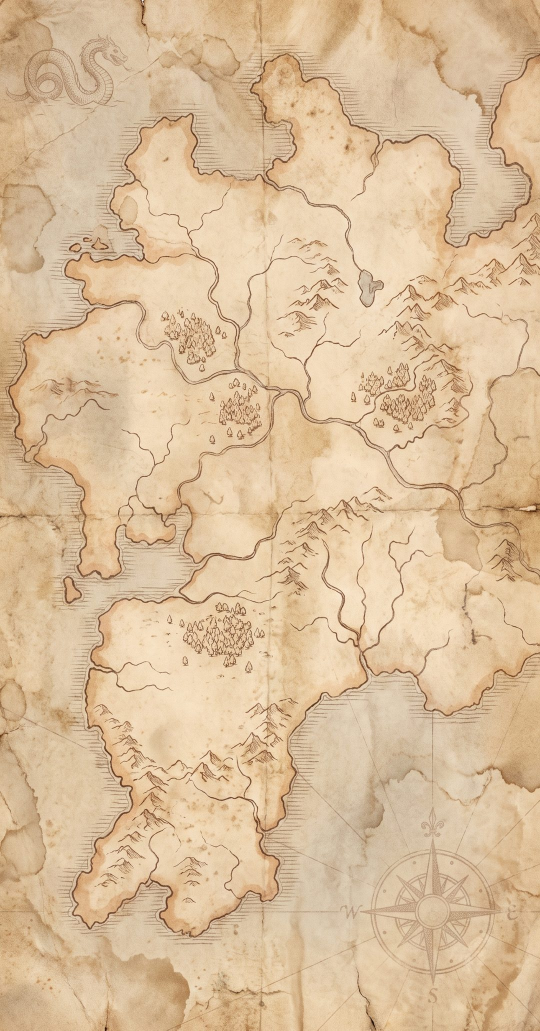
#> input picture assets/campaign-map-bg.jpg, 1080 x 2061 px, given in place of quiz.png, which was not available (shown at 1/2 size)
$ python compose_store_screenshots.py ../assets ../assets/founder.jpg
#> lines starting #> are read from the running program, lines starting #| are printed output that depends on the picture; after the words box and inside, x2 and y2 are one past the last pixel; in counts of white or black regions, pixels touching at a corner belong together; pictures that were not available may be replaced by others from this repository, and a replacement may not be noted
"""Compose Google Play phone screenshots (1080x1920, 24-bit PNG) from raw
1080x2340 device captures: crop system bars, wrap in a phone bezel, add a
caption. Usage: python compose_store.py <shots_dir> <out_dir>"""
import sys
from pathlib import Path

from PIL import Image, ImageDraw, ImageFilter, ImageFont

SHOTS, OUT = Path(sys.argv[1]), Path(sys.argv[2])
OUT.mkdir(parents=True, exist_ok=True)

W, H = 1080, 1920
STATUS_BAR, NAV_BAR = 94, 156  # px to crop from the raw 1080x2340 capture
SCREEN_W = 780
BEZEL = 22
RADIUS = 88

FONT_BOLD = "C:/Windows/Fonts/segoeuib.ttf"
FONT_REG = "C:/Windows/Fonts/segoeui.ttf"

LIGHT = dict(bg=(250, 245, 238), head=(29, 23, 18), sub=(94, 82, 67), accent=(232, 134, 43), bezel=(29, 23, 18))
DARK = dict(bg=(10, 9, 8), head=(247, 242, 234), sub=(183, 172, 157), accent=(232, 134, 43), bezel=(44, 37, 28))

SHOTS_SPEC = [
    ("01-quiz", "quiz", "When did it happen?", "Slide the timeline to place 150\nmoments in history.", LIGHT),
    ("02-reveal", "reveal", "Nail the exact year", "Up to 1,000 points a question —\nthe closer you are, the more you score.", LIGHT),
    ("03-summary", "summary", "Earn three stars", "Minerva the owl cheers you through\nevery stage you clear.", LIGHT),
    ("04-home", "home", "Five ways to play", "Daily, Endless, Survival, Campaign\nand a fresh Topic of the Day.", LIGHT),
    ("05-museum", "museum", "Build your museum", "Guess close to the real year to add\nan artefact to your collection.", LIGHT),
    ("06-campaign", "campaign", "Work through history", "Five worlds, thirty stages,\nthree stars each.", LIGHT),
    ("07-dark", "home_dark", "Easy on the eyes", "A warm copper look in light\nand dark themes.", DARK),
]


def rounded_mask(size, radius):
    m = Image.new("L", size, 0)
    ImageDraw.Draw(m).rounded_rectangle((0, 0, size[0] - 1, size[1] - 1), radius=radius, fill=255)
    return m


def draw_text_centered(draw, y, text, font, fill, line_gap=10):
    for line in text.split("\n"):
        bbox = draw.textbbox((0, 0), line, font=font)
        w, h = bbox[2] - bbox[0], bbox[3] - bbox[1]
        draw.text(((W - w) / 2 - bbox[0], y - bbox[1]), line, font=font, fill=fill)
        y += h + line_gap
    return y


def compose(name, src, heading, sub, theme):
#> called with name = '01-quiz', src = 'quiz', heading = 'When did it happen?'
    raw = Image.open(SHOTS / f"{src}.png").convert("RGB")
#> raw is the input picture: PIL image 1080x2061 RGB; mean R, G, B 218.5, 190.4, 155.4
    screen = raw.crop((0, STATUS_BAR, raw.width, raw.height - NAV_BAR))
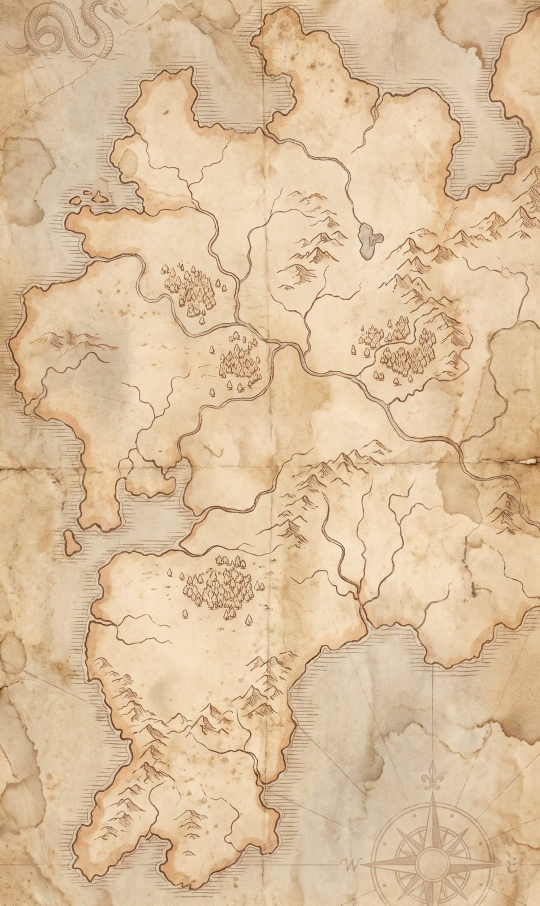
#> screen: PIL image 1080x1811 RGB (shown at 1/2 size); mean R, G, B 219, 191.2, 156.6
    scale = SCREEN_W / screen.width
#> scale = 0.722
    screen = screen.resize((SCREEN_W, round(screen.height * scale)), Image.LANCZOS)
#> screen: PIL image 780x1308 RGB

    canvas = Image.new("RGB", (W, H), theme["bg"])
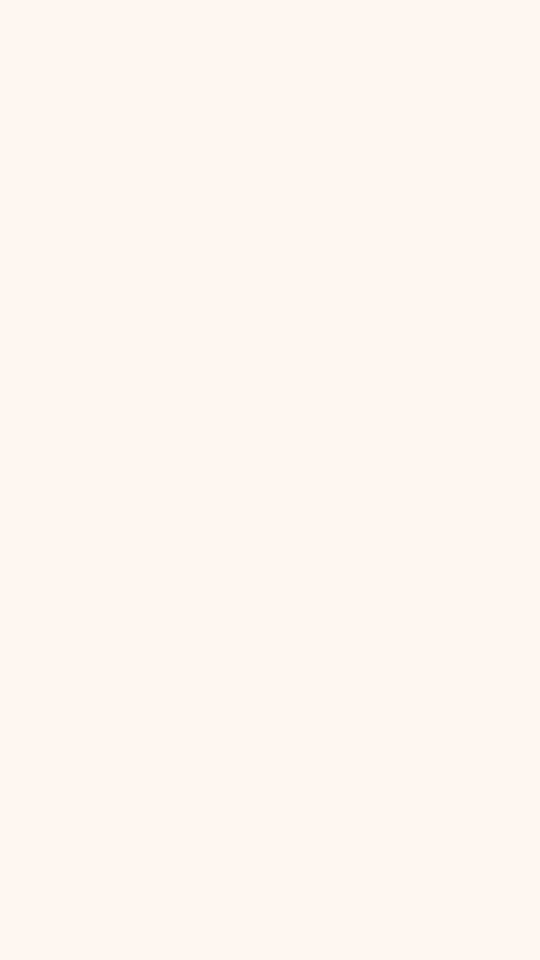
#> canvas: PIL image 1080x1920 RGB (shown at 1/2 size); mean R, G, B 250, 245, 238
    draw = ImageDraw.Draw(canvas)

    # Caption
    head_font = ImageFont.truetype(FONT_BOLD, 68)
    sub_font = ImageFont.truetype(FONT_REG, 36)
    y = draw_text_centered(draw, 96, heading, head_font, theme["head"])
#> y = 172
    y = draw_text_centered(draw, y + 14, sub, sub_font, theme["sub"], line_gap=6)
#> y = 266
    # Accent rule under the caption
    draw.rectangle((W / 2 - 40, y + 26, W / 2 + 40, y + 31), fill=theme["accent"])

    # Phone frame with soft shadow
    frame_w, frame_h = SCREEN_W + BEZEL * 2, screen.height + BEZEL * 2
#> frame_w = 824; frame_h = 1352
    fx, fy = (W - frame_w) // 2, 330
#> fx = 128; fy = 330
    shadow = Image.new("RGBA", (W, H), (0, 0, 0, 0))
#> shadow: PIL image 1080x1920 RGBA; every value is 0
    sd = ImageDraw.Draw(shadow)
    sd.rounded_rectangle((fx, fy + 18, fx + frame_w, fy + frame_h + 18), radius=RADIUS + BEZEL, fill=(0, 0, 0, 90))
    shadow = shadow.filter(ImageFilter.GaussianBlur(28))
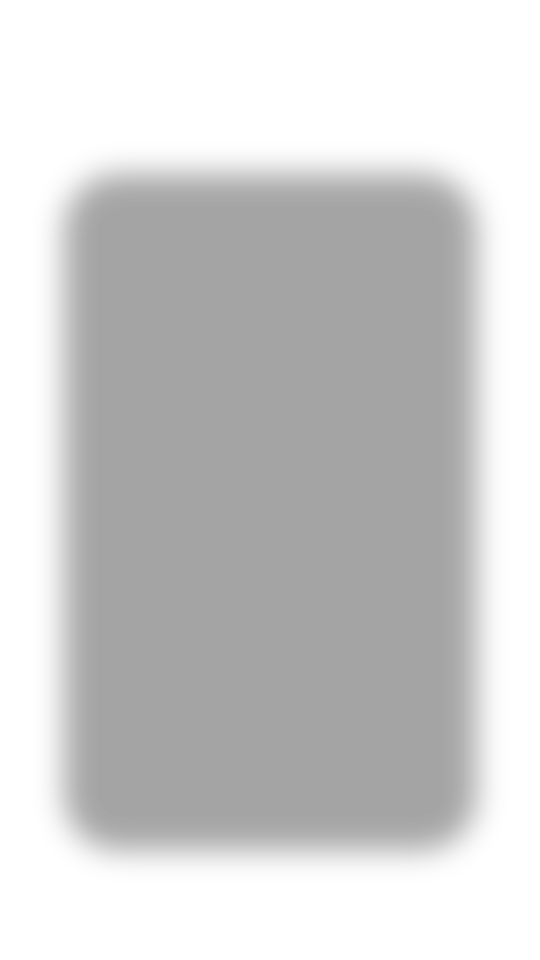
#> shadow: PIL image 1080x1920 RGBA (shown at 1/2 size); mean R, G, B, A 0, 0, 0, 48; transparent parts drawn white
    canvas = Image.alpha_composite(canvas.convert("RGBA"), shadow).convert("RGB")

    frame = Image.new("RGB", (frame_w, frame_h), theme["bezel"])
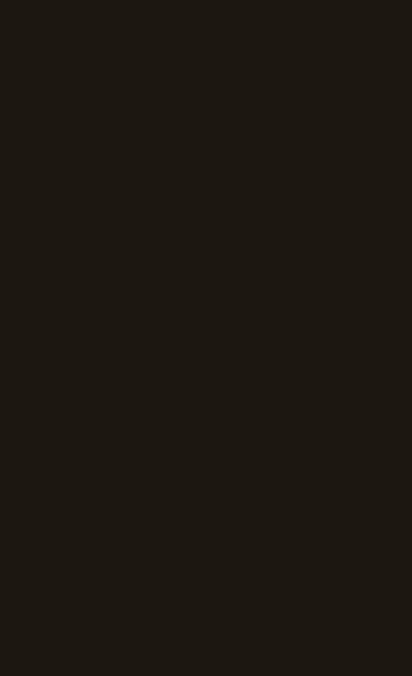
#> frame: PIL image 824x1352 RGB (shown at 1/2 size); mean R, G, B 29, 23, 18
    canvas.paste(frame, (fx, fy), rounded_mask(frame.size, RADIUS + BEZEL))
#> in rounded_mask, `m = Image.new("L", size, 0)`: m: PIL image 824x1352 L; every value is 0
#> in rounded_mask, `ImageDraw.Draw(m).rounded_rectangle((0, 0, size[0] - 1, size[1] - 1), ..`:
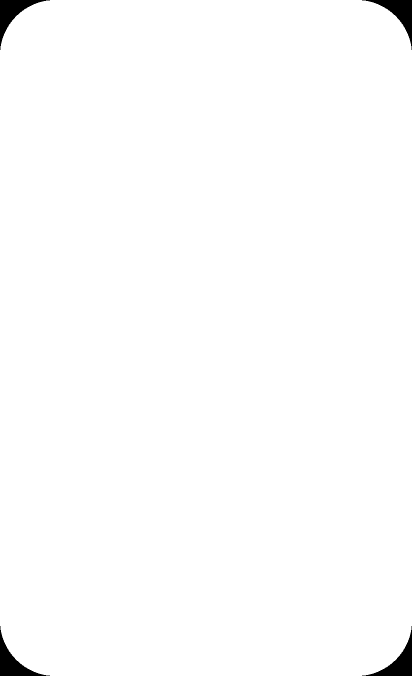
#> m: PIL image 824x1352 L (shown at 1/2 size); 99.1% white; 4 black regions, box (x1, y1, x2, y2) and area: (0, 0, 100, 100) 2630, (724, 0, 824, 100) 2630, (0, 1252, 100, 1352) 2630, (724, 1252, 824, 1352) 2630
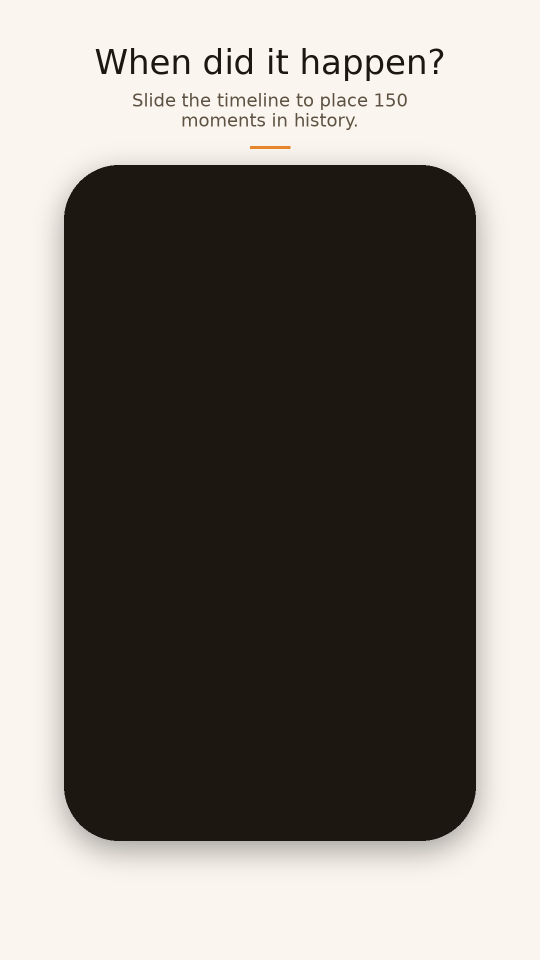
#> canvas: PIL image 1080x1920 RGB (shown at 1/2 size); mean R, G, B 128.7, 123.1, 117.2
    canvas.paste(screen, (fx + BEZEL, fy + BEZEL), rounded_mask(screen.size, RADIUS))
#> in rounded_mask (call 2), `m = Image.new("L", size, 0)`: m: PIL image 780x1308 L; every value is 0
#> in rounded_mask (call 2), `ImageDraw.Draw(m).rounded_rectangle((0, 0, size[0] - 1, size[1] - 1), ..`: m: PIL image 780x1308 L; 99.3% white; 4 black regions, box (x1, y1, x2, y2) and area: (0, 0, 79, 79) 1692, (701, 0, 780, 79) 1692, (0, 1229, 79, 1308) 1692, (701, 1229, 780, 1308) 1692
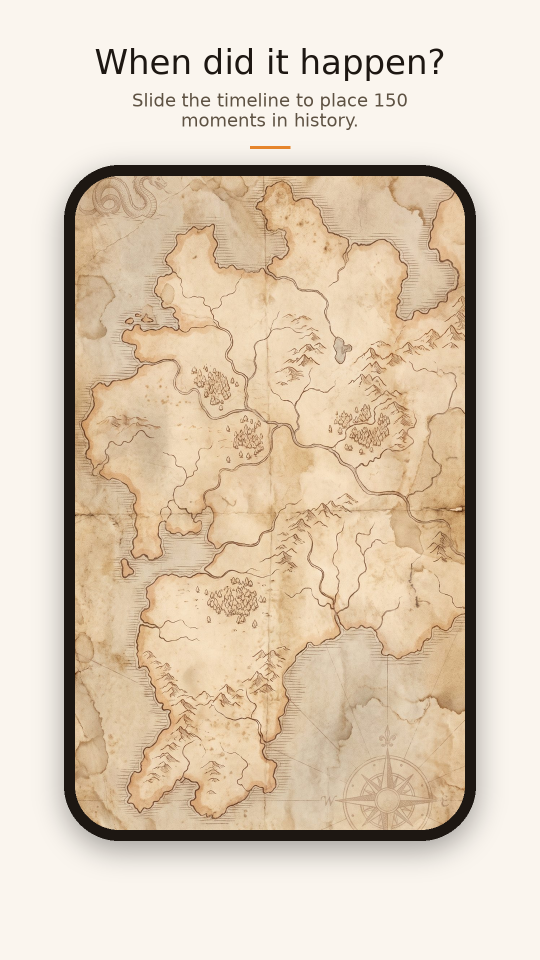
#> canvas: PIL image 1080x1920 RGB (shown at 1/2 size); mean R, G, B 221.6, 205.4, 185

    # Anything below the canvas is simply cut (store-style bleed).
    out = OUT / f"{name}.png"
    canvas.save(out, optimize=True)
    print(out.name, canvas.size, canvas.mode)
#| 01-quiz.png (1080, 1920) RGB


for spec in SHOTS_SPEC:
    compose(*spec)
#> pass 2 of the loop `for spec in SHOTS_SPEC:`:
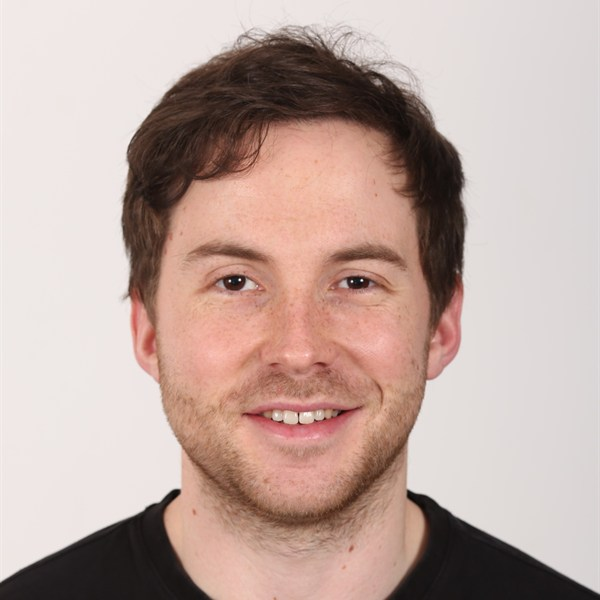
#> input picture assets/founder.jpg, 600 x 600 px, given in place of reveal.png, which was not available
#> in compose, raw is the input picture: PIL image 600x600 RGB; mean R, G, B 191.2, 168.9, 161.7
#> in compose (call 2), `y = draw_text_centered(draw, 96, heading, head_font, theme["head"])`: y = 172
#> in compose (call 2), `y = draw_text_centered(draw, y + 14, sub, sub_font, theme["sub"], line..`: y = 266
#> frame: PIL image 824x499 RGB
#> in rounded_mask (call 3), `ImageDraw.Draw(m).rounded_rectangle((0, 0, size[0] - 1, size[1] - 1), ..`:
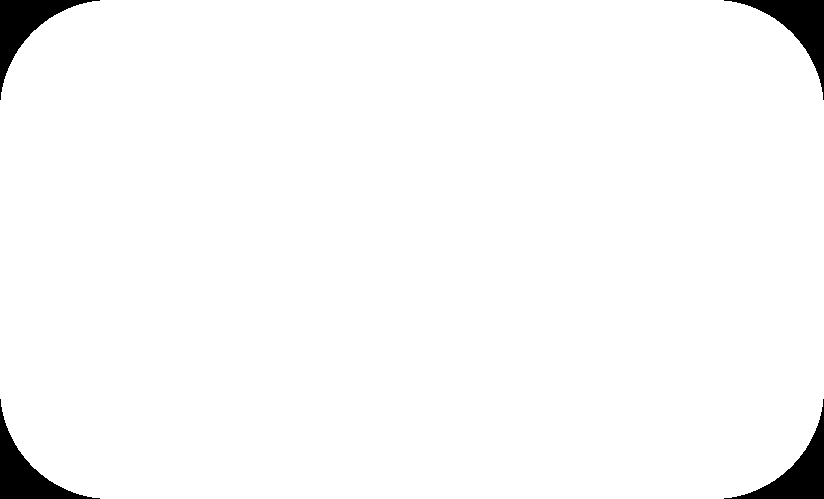
#> m: PIL image 824x499 L; 97.4% white; 4 black regions, box (x1, y1, x2, y2) and area: (0, 0, 100, 100) 2630, (724, 0, 824, 100) 2630, (0, 399, 100, 499) 2630, (724, 399, 824, 499) 2630
#> in compose (call 2), `canvas.paste(screen, (fx + BEZEL, fy + BEZEL), rounded_mask(screen.siz..`:
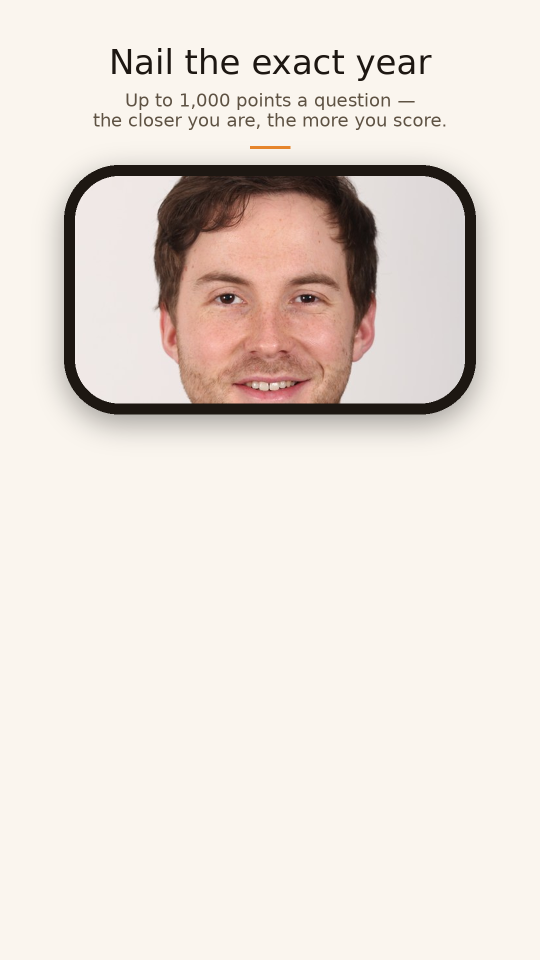
#> canvas: PIL image 1080x1920 RGB (shown at 1/2 size); mean R, G, B 232.7, 223.9, 216.6
#| 02-reveal.png (1080, 1920) RGB
#> (the run stopped early here; a loop or call above may not have finished)
